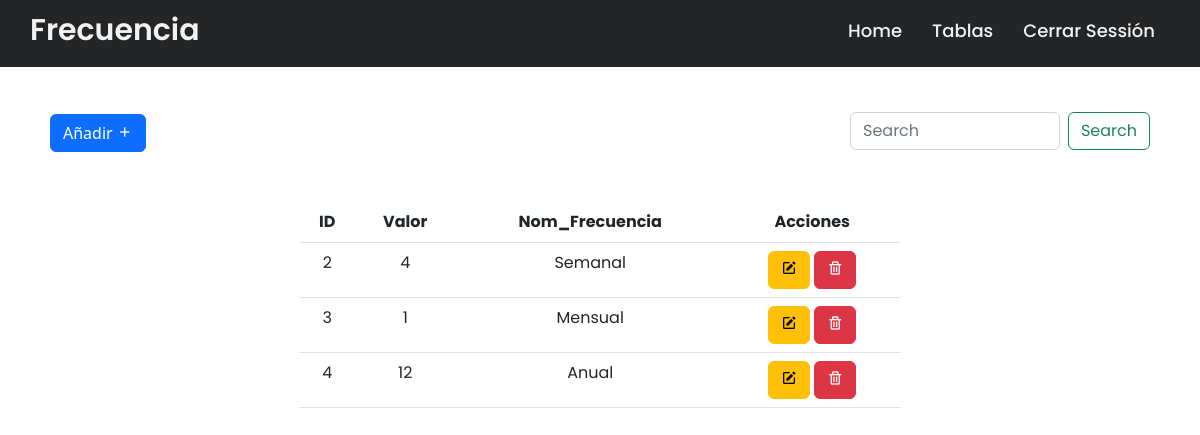
The page /tab/Frecuencia/frecuencia.php (signed in) on the database its author committed.
### tables this page shows
CREATE TABLE `frecuencia` (
  `ID_Valor` int(11) NOT NULL,
  `Nom_Valor` varchar(50) NOT NULL,
  `Nom_frecuencia` varchar(50) NOT NULL
);

### tab/Frecuencia/frecuencia.php (the view, shortened to what this page needs)
<?php include('../../config/conexion.php'); ?>
<!DOCTYPE html>
<html lang="en">
<head>
    <link rel="stylesheet" href="../../css/navbar.css">
    <link href="https://cdn.jsdelivr.net/npm/bootstrap@5.2.2/dist/css/bootstrap.min.css" rel="stylesheet">
    <link href='https://unpkg.com/boxicons@2.1.4/css/boxicons.min.css' rel='stylesheet'>
    <link rel="stylesheet" href="https://cdnjs.cloudflare.com/ajax/libs/font-awesome/5.15.3/css/all.min.css"/>
</head>
<body><br>
    <div class="navbar">
    <nav>
    <div class="wrapper">
      <div class="logo"><a href="#"> Frecuencia </a></div>
      <ul class="nav-links">
        <li><a href="../../home.php">Home</a></li>
        <li>
          <a href="#" class="desktop-item">Tablas</a>
        </li>
        <li><a type="submite" href="../../destroy.php">Cerrar Sessión</a></li>
      </ul>
    </div>
  </nav>
    </div>
    <br>
    <div class="position-absolute top-10 end-0" style="width: 300px; margin-right: 50px;"><br><br>
    <form class="d-flex" role="search">
        <input class="form-control me-2" type="search" placeholder="Search" aria-label="Search">
        <button class="btn btn-outline-success" type="submit">Search</button>
      </form>
    </div>
     <button type="button" class="btn btn-primary" data-bs-toggle="modal" data-bs-target="#exampleModal" style="margin: 50px;">
        Añadir <i class='bx bx-plus'></i>
    </button>
    <div class="row justify-content-center">
    <table class="table" style="width: 600px;">
  <thead class="text-center">
    <tr>
      <th scope="col">ID</th>
      <th scope="col">Valor</th>
      <th scope="col">Nom_Frecuencia</th>
      <th scope="col">Acciones</th>
    </tr>
  </thead>
  <tbody class="text-center">
    <?php
      $query = "SELECT * FROM frecuencia";
      $result_task = mysqli_query($conexion, $query);
      while($row = mysqli_fetch_assoc($result_task)) { ?>
      <tr>
        <td><?php echo $row['ID_Valor']; ?></td>
        <td><?php echo $row['Nom_Valor']; ?></td>
        <td><?php echo $row['Nom_frecuencia']; ?></td>
        <td>
          <a href="edit.php?ID_Valor=<?php echo $row['ID_Valor']?>" class="btn btn-warning">
            <i class='bx bxs-edit'></i>
          </a>
          <a href="delete.php?ID_Valor=<?php echo $row['ID_Valor']?>" class="btn btn-danger">
            <i class='bx bx-trash'></i>
          </a>
        </td>
      </tr>
      <?php } ?>
  </tbody>
</table>
    </div>
</body>
</html>

### css/navbar.css (style rules this page uses)
* { margin: 0; padding: 0; box-sizing: border-box; font-family: 'Poppins', sans-serif; }
nav { position: fixed; z-index: 99; width: 100%; background: #242526; }
nav .wrapper { position: relative; max-width: 1300px; padding: 0px 30px; height: 70px; line-height: 70px; margin: auto; display: flex; align-items: center; justify-content: space-between; }
.wrapper .logo a { color: #f2f2f2; font-size: 30px; font-weight: 600; text-decoration: none; }
.wrapper .nav-links { display: inline-flex; text-decoration: none; }
.nav-links { margin-top: 15px; }
.nav-links li { list-style: none; }
.nav-links li a { color: #f2f2f2; text-decoration: none; font-size: 18px; font-weight: 500; padding: 9px 15px; border-radius: 5px; transition: all 0.3s ease; }

### rows shown on the page
frecuencia: ID_Valor "2", Nom_Valor "4", Nom_frecuencia "Semanal"
frecuencia: ID_Valor "3", Nom_Valor "1", Nom_frecuencia "Mensual"
frecuencia: ID_Valor "4", Nom_Valor "12", Nom_frecuencia "Anual"
